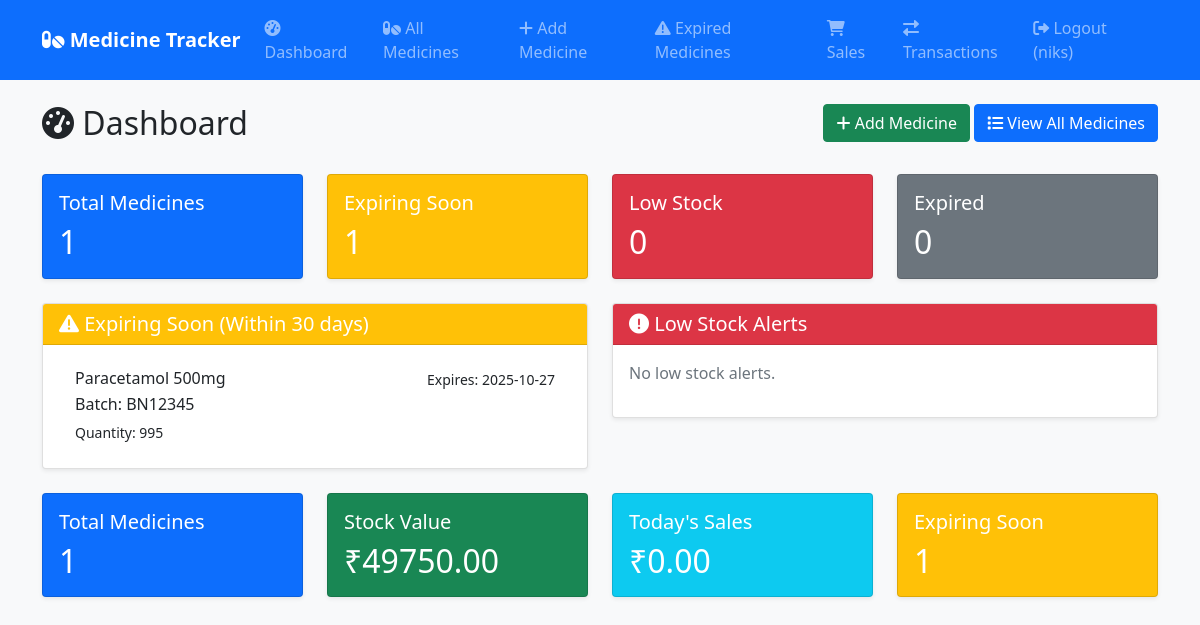
Page /dashboard (signed in) on the committed database.
### models.py (models this page shows, shortened)
class User(UserMixin, db.Model):
    id = db.Column(db.Integer, primary_key=True)
    username = db.Column(db.String(80), unique=True, nullable=False)
    email = db.Column(db.String(120), unique=True, nullable=False)
    password_hash = db.Column(db.String(128))
    created_at = db.Column(db.DateTime, default=datetime.utcnow)
    medicines = db.relationship('Medicine', backref='user', lazy=True)
    transactions = db.relationship('Transaction', backref='user', lazy=True)
    sales = db.relationship('Sale', backref='user', lazy=True)

class Medicine(db.Model):
    id = db.Column(db.Integer, primary_key=True)
    name = db.Column(db.String(100), nullable=False)
    batch_number = db.Column(db.String(50), nullable=False)
    category = db.Column(db.String(50), nullable=False, default='tablet')
    quantity = db.Column(db.Integer, nullable=False)
    price = db.Column(db.Float, nullable=False)
    expiry_date = db.Column(db.Date, nullable=False)
    low_stock_alert = db.Column(db.Integer, default=10)
    created_at = db.Column(db.DateTime, default=datetime.utcnow)
    user_id = db.Column(db.Integer, db.ForeignKey('user.id'), nullable=False)
    transactions = db.relationship('Transaction', backref='medicine', lazy=True)
    sales = db.relationship('Sale', backref='medicine', lazy=True)

### app.py (the view)
@app.route('/dashboard')
@login_required
def dashboard():
    check_expired_medicines()
    expiry_threshold = date.today() + timedelta(days=30)
    expiring_medicines = Medicine.query.filter(
        Medicine.user_id == current_user.id,
        Medicine.expiry_date <= expiry_threshold,
        Medicine.expiry_date >= date.today()
    ).all()
    low_stock_medicines = Medicine.query.filter(
        Medicine.user_id == current_user.id,
        Medicine.quantity <= Medicine.low_stock_alert
    ).all()
    total_medicines = Medicine.query.filter_by(user_id=current_user.id).count()
    expired_medicines = ExpiredMedicine.query.filter_by(user_id=current_user.id).count()
    total_stock_value = db.session.query(db.func.sum(Medicine.quantity * Medicine.price)).filter(
        Medicine.user_id == current_user.id
    ).scalar() or 0
    today_sales = db.session.query(db.func.sum(Sale.total_amount)).filter(
        Sale.user_id == current_user.id,
        db.func.date(Sale.sale_date) == date.today()
    ).scalar() or 0
    expired_stock_value = db.session.query(db.func.sum(ExpiredMedicine.original_value)).filter(
        ExpiredMedicine.user_id == current_user.id
    ).scalar() or 0
    return render_template('dashboard.html',
                         expiring_medicines=expiring_medicines,
                         low_stock_medicines=low_stock_medicines,
                         total_medicines=total_medicines,
                         expired_medicines=expired_medicines,
                         total_stock_value=total_stock_value,
                         today_sales=today_sales,
                         expired_stock_value=expired_stock_value)

### app.py (called while the page is built, shortened)
@login_manager.user_loader
def load_user(user_id):
    return User.query.get(int(user_id))

@app.context_processor
def inject_current_date():
    from datetime import date
    return {'current_date': date.today()}

@app.context_processor
def inject_navigation():
    categories = ['tablet', 'syrup', 'capsule', 'ointment', 'injection', 'drops', 'inhaler', 'cream', 'gel', 'powder']
    return {
        'navigation': [
            {'name': 'Dashboard', 'url': url_for('dashboard'), 'icon': 'fas fa-tachometer-alt'},
            {'name': 'All Medicines', 'url': url_for('medicines'), 'icon': 'fas fa-pills'},
            {'name': 'Add Medicine', 'url': url_for('add_medicine'), 'icon': 'fas fa-plus'},
            {'name': 'Expired Medicines', 'url': url_for('expired_medicines'), 'icon': 'fas fa-exclamation-triangle'},
            {'name': 'Sales', 'url': url_for('sales'), 'icon': 'fas fa-shopping-cart'},
            {'name': 'Transactions', 'url': url_for('transactions'), 'icon': 'fas fa-exchange-alt'},
        ],
        'categories': categories
    }

def check_expired_medicines():
    expired_meds = Medicine.query.filter(
        Medicine.user_id == current_user.id,
        Medicine.expiry_date < date.today(),
        Medicine.quantity > 0
    ).all()
    if expired_meds:
        db.session.commit()

### templates/dashboard.html
{% extends "base.html" %}
{% block content %}
<div class="row">
    <div class="col-md-8">
        <h2><i class="fas fa-tachometer-alt"></i> Dashboard</h2>
    </div>
    <div class="col-md-4 text-end">
        <a href="{{ url_for('add_medicine') }}" class="btn btn-success">
            <i class="fas fa-plus"></i> Add Medicine
        </a>
        <a href="{{ url_for('medicines') }}" class="btn btn-primary">
            <i class="fas fa-list"></i> View All Medicines
        </a>
    </div>
</div>
<div class="row mt-4">
    <div class="col-md-3">
        <div class="card text-white bg-primary">
            <div class="card-body">
                <h5 class="card-title">Total Medicines</h5>
                <h2 class="card-text">{{ total_medicines }}</h2>
            </div>
        </div>
    </div>
    <div class="col-md-3">
        <div class="card text-white bg-warning">
            <div class="card-body">
                <h5 class="card-title">Expiring Soon</h5>
                <h2 class="card-text">{{ expiring_medicines|length }}</h2>
            </div>
        </div>
    </div>
    <div class="col-md-3">
        <div class="card text-white bg-danger">
            <div class="card-body">
                <h5 class="card-title">Low Stock</h5>
                <h2 class="card-text">{{ low_stock_medicines|length }}</h2>
            </div>
        </div>
    </div>
    <div class="col-md-3">
        <div class="card text-white bg-secondary">
            <div class="card-body">
                <h5 class="card-title">Expired</h5>
                <h2 class="card-text">{{ expired_medicines }}</h2>
            </div>
        </div>
    </div>
</div>
<div class="row mt-4">
    <div class="col-md-6">
        <div class="card">
            <div class="card-header bg-warning text-white">
                <h5 class="mb-0"><i class="fas fa-exclamation-triangle"></i> Expiring Soon (Within 30 days)</h5>
            </div>
            <div class="card-body">
                {% if expiring_medicines %}
                    <div class="list-group">
                        {% for medicine in expiring_medicines %}
                        <div class="list-group-item">
                            <div class="d-flex w-100 justify-content-between">
                                <h6 class="mb-1">{{ medicine.name }}</h6>
                                <small>Expires: {{ medicine.expiry_date }}</small>
                            </div>
                            <p class="mb-1">Batch: {{ medicine.batch_number }}</p>
                            <small>Quantity: {{ medicine.quantity }}</small>
                        </div>
                        {% endfor %}
                    </div>
                {% else %}
                    <p class="text-muted">No medicines expiring soon.</p>
                {% endif %}
            </div>
        </div>
    </div>
    <div class="col-md-6">
        <div class="card">
            <div class="card-header bg-danger text-white">
                <h5 class="mb-0"><i class="fas fa-exclamation-circle"></i> Low Stock Alerts</h5>
            </div>
            <div class="card-body">
                {% if low_stock_medicines %}
                    <div class="list-group">
                        {% for medicine in low_stock_medicines %}
                        <div class="list-group-item">
                            <div class="d-flex w-100 justify-content-between">
                                <h6 class="mb-1">{{ medicine.name }}</h6>
                                <small class="text-danger">Low Stock!</small>
                            </div>
                            <p class="mb-1">Current: {{ medicine.quantity }} | Alert: {{ medicine.low_stock_alert }}</p>
                            <small>Batch: {{ medicine.batch_number }}</small>
                        </div>
                        {% endfor %}
                    </div>
                {% else %}
                    <p class="text-muted">No low stock alerts.</p>
                {% endif %}
            </div>
        </div>
    </div>
</div>
<div class="row mt-4">
    <div class="col-md-3">
        <div class="card text-white bg-primary">
            <div class="card-body">
                <h5 class="card-title">Total Medicines</h5>
                <h2 class="card-text">{{ total_medicines }}</h2>
            </div>
        </div>
    </div>
    <div class="col-md-3">
        <div class="card text-white bg-success">
            <div class="card-body">
                <h5 class="card-title">Stock Value</h5>
                <h2 class="card-text">₹{{ "%.2f"|format(total_stock_value) }}</h2>
            </div>
        </div>
    </div>
    <div class="col-md-3">
        <div class="card text-white bg-info">
            <div class="card-body">
                <h5 class="card-title">Today's Sales</h5>
                <h2 class="card-text">₹{{ "%.2f"|format(today_sales) }}</h2>
            </div>
        </div>
    </div>
    <div class="col-md-3">
        <div class="card text-white bg-warning">
            <div class="card-body">
                <h5 class="card-title">Expiring Soon</h5>
                <h2 class="card-text">{{ expiring_medicines|length }}</h2>
            </div>
        </div>
    </div>
</div>
{% endblock %}

### templates/base.html (shortened to what this page needs)
<!DOCTYPE html>
<html lang="en">
<head>
    <link href="https://cdn.jsdelivr.net/npm/bootstrap@5.1.3/dist/css/bootstrap.min.css" rel="stylesheet">
    <link href="https://cdnjs.cloudflare.com/ajax/libs/font-awesome/6.0.0/css/all.min.css" rel="stylesheet">
    <link href="{{ url_for('static', filename='style.css') }}" rel="stylesheet">
</head>
<body>
    <nav class="navbar navbar-expand-lg navbar-dark bg-primary">
        <div class="container">
            <a class="navbar-brand" href="{{ url_for('dashboard') }}">
                <i class="fas fa-pills"></i> Medicine Tracker
            </a>
            {% if current_user.is_authenticated %}
            <div class="collapse navbar-collapse" id="navbarNav">
                <ul class="navbar-nav me-auto">
                    {% for item in navigation %}
                    <li class="nav-item">
                        <a class="nav-link" href="{{ item.url }}">
                            <i class="{{ item.icon }}"></i> {{ item.name }}
                        </a>
                    </li>
                    {% endfor %}
                </ul>
                <div class="navbar-nav">
                    <a class="nav-link" href="{{ url_for('logout') }}">
                        <i class="fas fa-sign-out-alt"></i> Logout ({{ current_user.username }})
                    </a>
                </div>
            </div>
            {% endif %}
        </div>
    </nav>
    <div class="container mt-4">
        {% block content %}{% endblock %}
    </div>
</body>
</html>

### Static/style.css (style rules this page uses)
body { background-color: #f8f9fa; }
.card { box-shadow: 0 0.125rem 0.25rem rgba(0, 0, 0, 0.075); border: 1px solid rgba(0, 0, 0, 0.125); }
.card-header { background-color: #f8f9fa; border-bottom: 1px solid rgba(0, 0, 0, 0.125); }
.navbar-brand { font-weight: bold; }
.list-group-item { border-left: none; border-right: none; }
.list-group-item:first-child { border-top: none; }
.list-group-item:last-child { border-bottom: none; }

### rows in the picture
User: username "niks"
Medicine: name "Paracetamol 500mg", expiry_date "2025-10-27", batch_number "BN12345", quantity "995"

### other values in the picture
{{ item.name }} "Dashboard" "All Medicines" "Add Medicine" "Expired Medicines" "Sales" "Transactions"
{{ total_medicines }} "1"
{{ expiring_medicines|length }} "1"
{{ low_stock_medicines|length }} "0"
{{ expired_medicines }} "0"
{{ "%.2f"|format(total_stock_value) }} "49750.00"
{{ "%.2f"|format(today_sales) }} "0.00"
